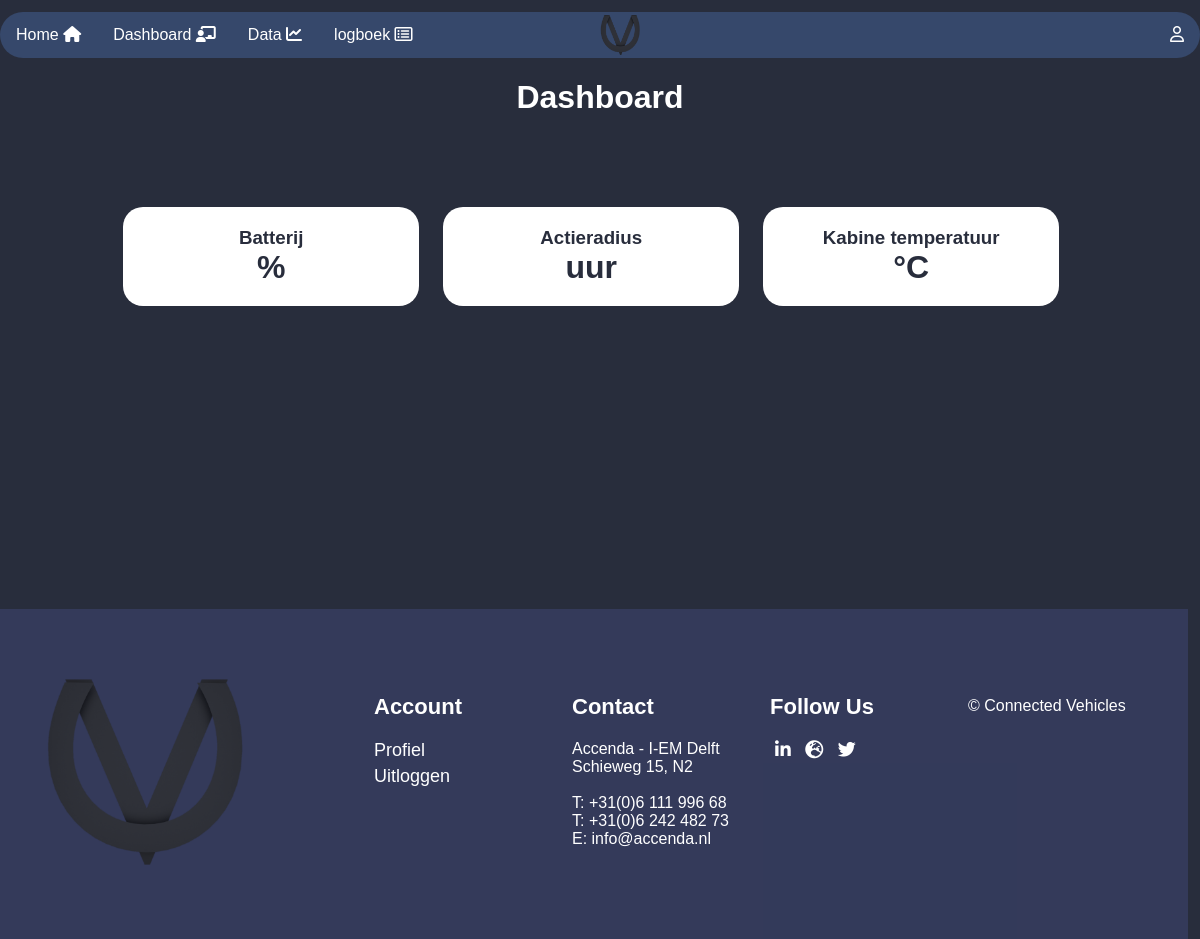
Page /home/dashboard (signed in) on the earlier database version.
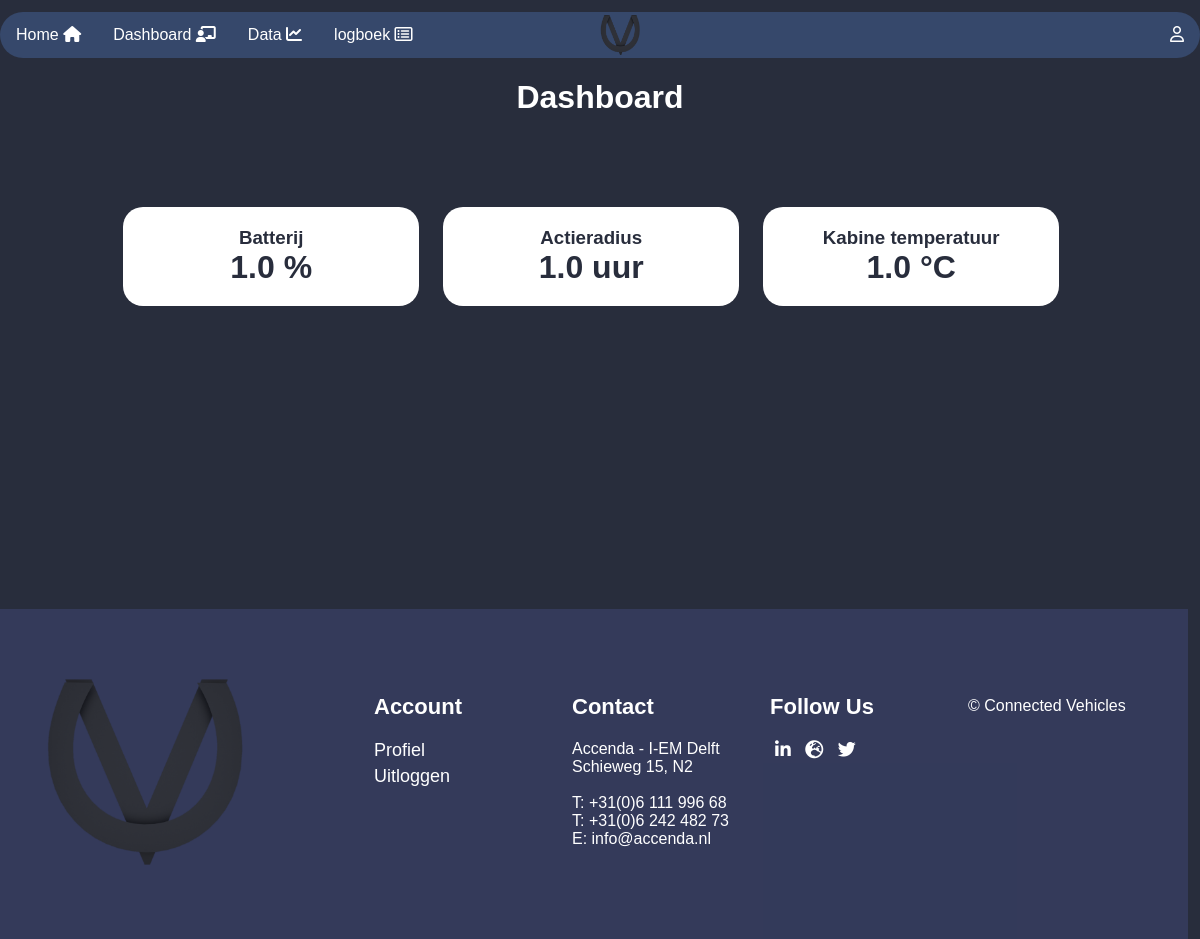
Same page on the later database version.
### api/models.py (models this page shows, shortened)
class vehicleStatus(models.Model):
    time = models.DateTimeField(auto_now_add=True)
    vehicle_id = models.CharField(max_length=20)
    laden = models.BooleanField()
    error_g = models.BooleanField()
    tanken = models.BooleanField()
    baterij_temp = models.BooleanField()
    batterij_span_laag = models.BooleanField()
    batterij_span_hoog = models.BooleanField()
    vermogen = models.FloatField()
    batterij_percentage = models.FloatField()
    actieradius = models.FloatField()
    batterijspanning_minimum = models.FloatField()
    batterijspanning_gemiddeld = models.FloatField()
    batterijspanning_maximum = models.FloatField()
    snelheid = models.FloatField()
    airco_actief = models.FloatField()
    error_12v = models.FloatField()
    hoogspanningserror = models.FloatField()
    motor_temperatuur_alarm = models.FloatField()
    controller_temperatuur_alarm = models.FloatField()
    airco_aan = models.FloatField()
    motor_temperatuur = models.FloatField()
    controller_temperatuur = models.FloatField()
    spanning_12v = models.FloatField()
    gemiddeld_verbruik = models.FloatField()
    aantal_satellieten  = models.FloatField()
    batterij_temperatuur = models.FloatField()
    kabine_temperatuur = models.FloatField()
    kabine_ingestelde_temperatuur = models.FloatField()
    olie_temperatuur = models.FloatField()
    versnelling_x_richting = models.FloatField()
    versnelling_y_richting = models.FloatField()
    versnelling_z_richting = models.FloatField()
    bedrijfstijd = models.FloatField()
    class Meta:
        verbose_name_plural = "vehicle statusses"

### frontend/views.py (the view)
# urls.py: path('dashboard', views.dashboardView, name='Dashboard'),
def dashboardView(request):
    if not request.user.is_anonymous:
        vehicle_ids = request.user.profile.vehicle_ids
        if vehicle_ids is not None:
            vehicle_ids_sep = split_vehicle_ids(vehicle_ids)
            selected_vehicle_id = get_selected_vehicle_id(request, vehicle_ids_sep)
            vehicle_statusses = vehicleStatus.objects.filter(vehicle_id=selected_vehicle_id).order_by('time').reverse()
            if len(vehicle_statusses) > 0:
                args = {'page':'dashboard.html', 'vehicle_status': vehicle_statusses[0], 'vehicle_id': selected_vehicle_id}
                return render(request, 'default.html', args)
            else:
                args = {'page': 'dashboard.html', 'vehicle_id': vehicle_ids}
                return render(request, 'default.html', args)
    args = {'page': 'dashboard.html',}
    return render(request, 'default.html', args)

### frontend/views.py (called while the page is built)
def split_vehicle_ids(vehicle_ids):
    vehicle_ids_sep = vehicle_ids.replace(" ", "").split(";")
    vehicle_ids_sep = [n for n in vehicle_ids_sep if len(n) > 0]  # Filter spaces
    return vehicle_ids_sep

def get_selected_vehicle_id(request, vehicle_ids_sep):
    selected_vehicle_id = request.GET.get('vehicle_id')
    if selected_vehicle_id is None:
        selected_vehicle_id = vehicle_ids_sep[0]
    return selected_vehicle_id

### templates/default.html (shortened to what this page needs)
{% load static %}
<!DOCTYPE html>
<html lang="en">
<head>
    <link rel="stylesheet" href="{% static 'style/default.css' %}">
    <link rel="stylesheet" href="https://cdnjs.cloudflare.com/ajax/libs/font-awesome/4.7.0/css/font-awesome.min.css">
</head>
<header>
    {% if user.is_authenticated %}
        <div class="navbar">
            <a href="/home">Home <i class="fas fa-home"></i></a>
            <img id="imglink" src="/static/headernav.png" class="imgnav" onclick="logoclick()"/>
            <a href="/dashboard">Dashboard <i class="fas fa-chalkboard-teacher"></i></a>
            <a href="/data-analytics">Data <i class="fas fa-chart-line"></i></a>
            <a href="/logboek">logboek <i class="far fa-list-alt"></i></a>
                <div class="dropdown-nav">
                <button class="dropbtn">
                  <i id="usericon" class="far fa-user"></i>
                </button>
              </div>
            </div>
    {% endif %}
</header>
{% include page %}
<footer>
    <div class="footer">
        <div class="inner_footer">
            <div class="logo_container">
                <img src="/static/headernav.png">
            </div>
            <div class="footer_third">
                <h1>Account</h1>
                {% if user.is_authenticated %}
                    <a href="/profiel">Profiel</a>
                    <a href="/logout">Uitloggen</a>
                {% else %}
                    <a href="/login">Inloggen</a>
                    <a href="/register">Registreren</a>
                {% endif %}
            </div>
            <div class="footer_third">
                <h1>Contact</h1>
                <span>
                    Accenda - I-EM Delft <br>
                    Schieweg 15, N2 <br> <br>
                    T: +31(0)6 111 996 68 <br>
                    T: +31(0)6 242 482 73 <br>
                    E: info@accenda.nl
                </span>
            </div>
            <div class="footer_third">
                <h1>Follow Us</h1>
                <li><a href="https://www.linkedin.com/company/accenda-bv/about/"><i class="fa fa-linkedin"></i> </a></li>
                <li><a href="https://www.accenda.nl/"><i class="fas fa-globe-europe"></i></a></li>
                <li><a href="https://twitter.com/AccendaInfo"><i class="fa fa-twitter"></i>  </a></li>
            </div>
            <div class="footer_third">
                <span>
                    <br>
                    © Connected Vehicles
                </span>
            </div>
        </div>
    </div>
</footer>
</html>

### templates/dashboard.html (shortened to what this page needs)
{% load static %}
<head>
    <link rel="stylesheet" href="{% static 'style/dashboard.css' %}">
</head>
<body>
    <div class="content">
        <h1 id="welkoms-bericht">Dashboard</h1>
        <br>
        {% if user.is_authenticated %}
            {% if vehicle_id != None %}
                <div class="grid-container">
                    <div class="grid-box">
                        <h3>Batterij</h3>
                        <h1>{{ vehicle_status.batterij_percentage}} %</h1>
                    </div>
                    <div class="grid-box">
                        <h3>Actieradius</h3>
                        <h1>{{ vehicle_status.actieradius}} uur</h1>
                    </div>
                    <div class="grid-box">
                        <h3>Kabine temperatuur</h3>
                        <h1>{{ vehicle_status.kabine_temperatuur }} °C</h1>
                    </div>
                </div>
            {% else %}
                <p id="error-else">Er is geen voertuig aan dit account gekoppeld.</p>
            {% endif %}
        {% else %}
            <p id="error-else">Om de status van uw voertuig(en) te zien moet u eerst <a href="/login" style="color: white">inloggen</a>.</p>
        {% endif %}
</body>

### static/style/default.css (style rules this page uses)
@media only screen and (min-width: 400px) { * { list-style: none; text-decoration: none; } }
@media only screen and (min-width: 400px) { body { font-family: sans-serif; background: #282D3C; color: white; margin: 0; padding: 0; } }
@media only screen and (min-width: 400px) { #welkoms-bericht { text-align: center; color: white; } }
@media only screen and (min-width: 400px) { body h2, h3 { color: white; margin-left: 40px; } }
@media only screen and (min-width: 400px) { button { background-color: #282D3C; color: white; padding: 15px 32px; text-align: center; text-decoration: none; display: inline-block; font-size: 16px; margin: 4px 2px; cursor: pointer; -webkit-transition-duration: 0.4s; transition-duration: 0.4s; border: 3px solid #282D3C; border-radius: 15px; font-weight: 400; text-transform: uppercase; } }
@media only screen and (min-width: 400px) { .navbar { overflow: hidden; background-color: #36486b; border-radius: 25px; margin-top: 1%; } }
@media only screen and (min-width: 400px) { .navbar a { float: left; font-size: 16px; color: white; text-align: center; padding: 14px 16px; text-decoration: none; } }
@media only screen and (min-width: 400px) { .dropdown-nav { float: right; overflow: hidden; } }
@media only screen and (min-width: 400px) { .dropdown-nav .dropbtn { font-size: 16px; border: none; outline: none; color: white; padding: 14px 16px; background-color: inherit; font-family: inherit; margin: 0; } }
@media only screen and (min-width: 400px) { .imgnav { padding-top: 3px; width: 40px; height: 40px; position: absolute; left: calc((100%) / 2); } }
@media only screen and (min-width: 400px) { #imglink { cursor: pointer; } }
@media only screen and (min-width: 400px) { .footer { width: 99vw; display: block; overflow: hidden; padding: 70px 0; box-sizing: border-box; background-color: rgba(94, 105, 201, 0.21); right: 0;bottom:0;left:0; margin-top: 25%; } }
@media only screen and (min-width: 400px) { .inner_footer { display: block; margin: 0 auto; width: 1100px; height: 100%; } }
@media only screen and (min-width: 400px) { .inner_footer .logo_container { width: 30%; float: left; height: 100%; display: block; } }
@media only screen and (min-width: 400px) { .inner_footer .logo_container img { width: 200px; height: auto; } }
@media only screen and (min-width: 400px) { .inner_footer .footer_third { width: calc(20% - 47px); margin-right: 25px; float: left; height: 100%; } }
@media only screen and (min-width: 400px) { .inner_footer .footer_third:last-child { margin-right: 0; } }
@media only screen and (min-width: 400px) { .inner_footer .footer_third h1 { font-family: 'Arial'; font-size: 22px; color: white; display: block; width: 100%; margin-bottom: 20px; } }
@media only screen and (min-width: 400px) { .inner_footer .footer_third a { font-family: 'Arial'; font-size: 18px; color: white; display: block; font-weight: 200; width: 100%; padding-bottom: 5px; } }
@media only screen and (min-width: 400px) { .inner_footer .footer_third li { display: inline-block; padding: 0 5px; font-size: 20px; } }
@media only screen and (min-width: 400px) { .inner_footer .footer_third span { color: white; font-family: 'arial'; font-size: 16px; font-weight: 200; display: block; width: 100%; } }

### static/style/dashboard.css (style rules this page uses)
@media only screen and (min-width: 400px) { .grid-container { display: grid; grid-template-columns: repeat(3, 1fr); grid-template-rows: repeat(1, 1fr); gap: 0px 0px; width: 80%; margin-left: auto; margin-right: auto; margin-top: 4%; } }
@media only screen and (min-width: 400px) { .grid-box { background-color: white; margin: 1%; padding: 20px; border-radius: 20px; text-align: center; width: 80%; } }
@media only screen and (min-width: 400px) { .grid-box h1, h3 { color: #282D3C; margin: 0px; } }

Differences in the rows shown:
added vehicleStatus: batterij_percentage "1.0", actieradius "1.0", kabine_temperatuur "1.0"
